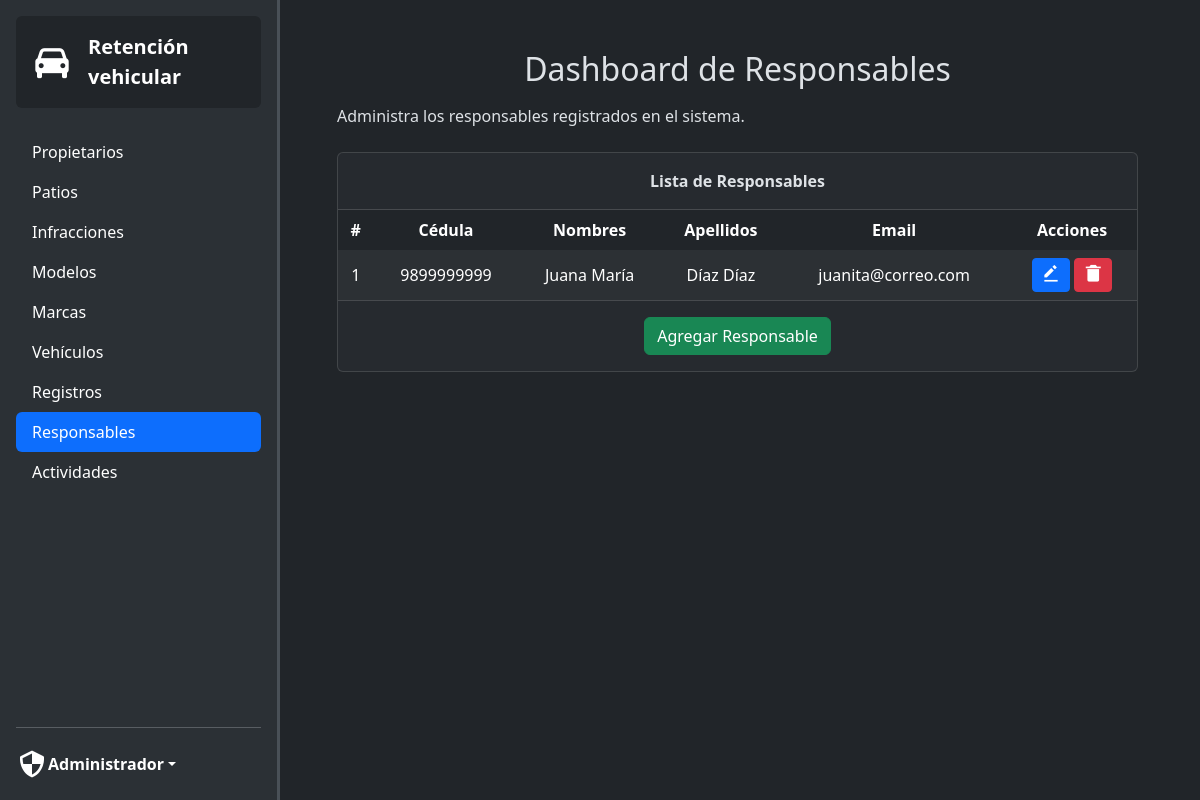
Screenshot of /admin?action=responsablesDashboard (signed in) with the database file from the repository.
### tables this page shows
CREATE TABLE `responsables` (
  `cedula_responsable` varchar(20) NOT NULL,
  `nombres_responsable` varchar(100) NOT NULL,
  `apellidos_responsable` varchar(100) NOT NULL,
  `email_responsable` varchar(100) NOT NULL,
  PRIMARY KEY (`cedula_responsable`),
  UNIQUE KEY `email_responsable` (`email_responsable`)
);

### app/config/configs.php (called while the page is built)
<?php
$configs = [
    'database' => [
        'host' => 'localhost',
        'port' => '3306',
        'name' => 'sis_retencion_vehicular',
        'user' => 'root',
        'password' => '',
    ],
    'app' => [
        'base_url' => 'http://localhost/retencion-vehicular',
        'timezone' => 'America/Guayaquil',
    ],
];
return $configs;

### app/core/Database.php (called while the page is built)
<?php
class Database
{
    private static $instance = null;
    private $pdo;
    private function __construct()
    {
        $configs = require __DIR__ . '/../config/configs.php';
        $db = $configs['database'];
        try {
            $this->pdo = new PDO(
                "mysql:host={$db['host']};dbname={$db['name']};port={$db['port']}",
                $db['user'],
                $db['password']
            );
            $this->pdo->setAttribute(PDO::ATTR_ERRMODE, PDO::ERRMODE_EXCEPTION);
            $this->pdo->setAttribute(PDO::ATTR_DEFAULT_FETCH_MODE, PDO::FETCH_ASSOC);
        } catch (PDOException $e) {
            die("Error en la conexión a la base de datos: " . $e->getMessage());
        }
    }
    public static function getInstance()
    {
        if (self::$instance === null) {
            self::$instance = new self();
        }
        return self::$instance;
    }
    public function getConnection()
    {
        return $this->pdo;
    }
}

### app/controllers/ResponsableController.php (called while the page is built, shortened)
<?php
require_once 'app/models/ResponsableModel.php';
class ResponsableController {
    private ResponsableModel $model;
    public function __construct() {
        $this->model = new ResponsableModel();
    }
    public function listar()
    {
        try {
            return $this->model->readResponsables();
        } catch (\Exception $e) {
            error_log("Error en listar responsables: " . $e->getMessage());
            echo "Ocurrió un error al obtener los responsables.";
        }
    }
}

### app/models/ResponsableModel.php (called while the page is built, shortened)
<?php
require_once __DIR__ . '/../core/Database.php';
class ResponsableModel {
    private $db;
    public function __construct()
    {
        $this->db = Database::getInstance()->getConnection();
    }
    public function readResponsables(): array|false
    {
        try {
            $stmt = $this->db->query("SELECT * FROM responsables");
            return $stmt->fetchAll();
        } catch (PDOException $e) {
            error_log("Error en readResponsables: " . $e->getMessage());
            return false;
        }
    }
}

### app/views/admin/responsablesDashboard.php (the view, shortened to what this page needs)
<?php
require_once __DIR__ . '/../../controllers/ResponsableController.php';
$responsableController = new ResponsableController();
$responsablesLista = $responsableController->listar();
?>
<!doctype html>
<html lang="es" data-bs-theme="dark">
<head>
    <link href="https://cdn.jsdelivr.net/npm/bootstrap@5.3.3/dist/css/bootstrap.min.css" rel="stylesheet">
    <link href='https://unpkg.com/boxicons@2.1.4/css/boxicons.min.css' rel='stylesheet'>
    <link rel="stylesheet" href="http://localhost/retencion-vehicular/public/css/styles.css">
</head>
<body class="d-flex">
<div class="d-flex flex-column border-end border-3 flex-shrink-0 bg-body-tertiary p-3 sticky" style="width: 280px; height: 100vh; position: fixed; z-index: 100">
    <a href="http://localhost/retencion-vehicular/admin?action=propietariosDashboard" class="bg-body rounded p-3 d-flex align-items-center mb-4 link-body-emphasis text-decoration-none">
        <i class='bx bxs-car me-3' style="font-size: 40px"></i>
        <span class="fs-5 fw-bold text-align-center">Retención vehicular</span>
    </a>
    <ul class="nav nav-pills flex-column mb-auto">
        <li class="nav-item">
            <a href="http://localhost/retencion-vehicular/admin?action=propietariosDashboard" class="nav-link link-body-emphasis">
                Propietarios
            </a>
        </li>
        <li class="nav-item">
            <a href="http://localhost/retencion-vehicular/admin?action=patiosDashboard" class="nav-link link-body-emphasis">
                Patios
            </a>
        </li>
        <li class="nav-item">
            <a href="http://localhost/retencion-vehicular/admin?action=infraccionesDashboard" class="nav-link link-body-emphasis">
                Infracciones
            </a>
        </li>
        <li class="nav-item">
            <a href="http://localhost/retencion-vehicular/admin?action=modelosDashboard" class="nav-link link-body-emphasis">
                Modelos
            </a>
        </li>
        <li class="nav-item">
            <a href="http://localhost/retencion-vehicular/admin?action=marcasDashboard" class="nav-link link-body-emphasis">
                Marcas
            </a>
        </li>
        <li class="nav-item">
            <a href="http://localhost/retencion-vehicular/admin?action=vehiculosDashboard" class="nav-link link-body-emphasis">
                Vehículos
            </a>
        </li>
        <li class="nav-item">
            <a href="http://localhost/retencion-vehicular/admin?action=registrosDashboard" class="nav-link link-body-emphasis">
                Registros
            </a>
        </li>
        <li class="nav-item">
            <a href="http://localhost/retencion-vehicular/admin?action=responsablesDashboard" class="nav-link active">
                Responsables
            </a>
        </li>
        <li class="nav-item">
            <a href="http://localhost/retencion-vehicular/admin?action=actividadesDashboard" class="nav-link link-body-emphasis">
                Actividades
            </a>
        </li>
    </ul>
    <hr>
    <div class="dropdown">
        <a href="#" class="d-flex align-items-center link-body-emphasis text-decoration-none dropdown-toggle" data-bs-toggle="dropdown" aria-expanded="false">
            <i class='bx bx-shield-quarter my-1' style="font-size: 32px"></i>
            <strong>Administrador</strong>
        </a>
    </div>
</div>
<div class="container" style="margin: 50px 50px 50px 325px">
    <h2 class="text-center">Dashboard de Responsables</h2>
    <p class="my-3">Administra los responsables registrados en el sistema.</p>
    <div class="row my-2 pb-5">
        <div class="col-md-12 my-2">
            <div class="main-card mb-3 card">
                <div class="card-header fw-semibold p-3 text-center">Lista de Responsables</div>
                <div class="table-responsive">
                    <table class="align-middle mb-0 table table-borderless table-hover table-striped">
                        <thead>
                        <tr>
                            <th class="text-center">#</th>
                            <th class="text-center">Cédula</th>
                            <th class="text-center">Nombres</th>
                            <th class="text-center">Apellidos</th>
                            <th class="text-center">Email</th>
                            <th class="text-center">Acciones</th>
                        </tr>
                        </thead>
                        <tbody class="table-group-divider">
                        <?php if (empty($responsablesLista)) { ?>
                            <tr>
                                <td class="text-center" colspan="6">No hay responsables registrados</td>
                            </tr>
                        <?php } else { ?>
                            <?php foreach ($responsablesLista as $index => $responsable) { ?>
                                <tr>
                                    <td class="text-center"><?php echo $index + 1 ?></td>
                                    <td class="text-center"><?php echo $responsable['cedula_responsable']; ?></td>
                                    <td class="text-center"><?php echo $responsable['nombres_responsable']; ?></td>
                                    <td class="text-center"><?php echo $responsable['apellidos_responsable']; ?></td>
                                    <td class="text-center"><?php echo $responsable['email_responsable']; ?></td>
                                    <td class="text-center">
                                        <button type="button" class="btn btn-primary btn-sm btn-editar"
                                                data-cedula="<?php echo $responsable['cedula_responsable']; ?>"
                                                data-nombres="<?php echo $responsable['nombres_responsable']; ?>"
                                                data-apellidos="<?php echo $responsable['apellidos_responsable']; ?>"
                                                data-email="<?php echo $responsable['email_responsable']; ?>"
                                                data-bs-toggle="modal" data-bs-target="#editarModal">
                                            <i class='bx bxs-edit-alt' style="font-size: 20px"></i>
                                        </button>
                                        <button type="button" class="btn btn-danger btn-sm btn-eliminar"
                                                data-cedula="<?php echo $responsable['cedula_responsable']; ?>"
                                                data-bs-toggle="modal" data-bs-target="#deleteModal">
                                            <i class='bx bxs-trash-alt' style="font-size: 20px"></i>
                                        </button>
                                    </td>
                                </tr>
                            <?php } ?>
                        <?php } ?>
                        </tbody>
                    </table>
                </div>
                <div class="d-block text-center card-footer">
                    <button class="btn btn-success my-2" data-bs-toggle="modal" data-bs-target="#agregarModal">Agregar Responsable</button>
                </div>
            </div>
        </div>
    </div>
</div>
</body>
</html>

### public/css/styles.css (style rules this page uses)
body { height: 100vh; margin: 0; }

### rows the page displays
responsables: cedula_responsable "9899999999", nombres_responsable "Juana María", apellidos_responsable "Díaz Díaz", email_responsable "juanita@correo.com"
